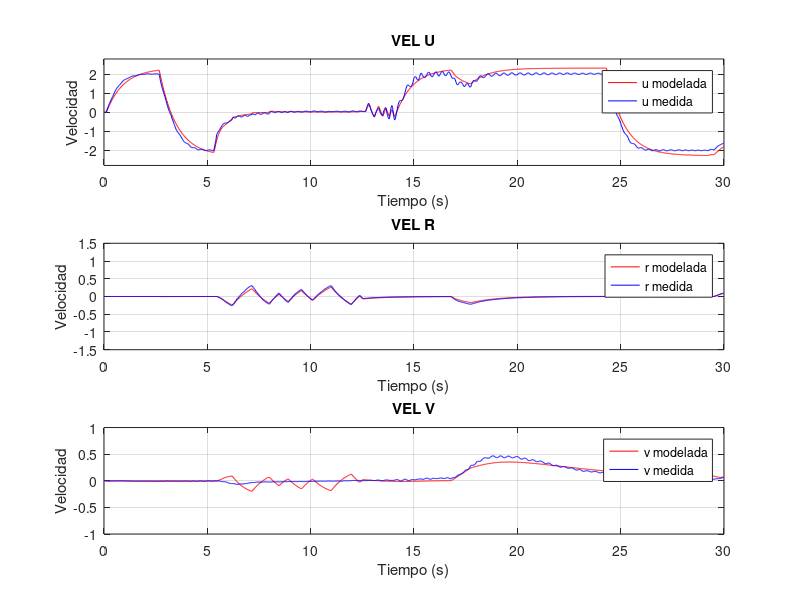

Here is the MATLAB script that generated this plot: (Note: this script raises an error after producing the figure.)
clc, clear all, close all,
% Cargar los datos de torques y tiempo desde el archivo .mat
load('muestreo_externo.mat');
load('delta_valores4_1.mat', 'delta');

% Asignar los valores de delta a variables individuales
delta_1 = delta(1);
delta_2 = delta(2);
delta_3 = delta(3);
delta_4 = delta(4);
delta_5 = delta(5);
delta_6 = delta(6);
delta_7 = delta(7);
delta_8 = delta(8);
delta_9 = delta(9);
delta_10 = delta(10);
delta_11 = delta(11);
landa = 1000;%lambda
F1=tf(landa,[1 landa ]);

u_f=lsim(F1,vel_u,t)';
v_f=lsim(F1,vel_v,t)';
r_f=lsim(F1,vel_r,t)';

% Definición de matrices del sistema
M = [delta_1, 0, 0;
     0, delta_2, delta_3;
     0, delta_3, delta_4];

D = [delta_8, 0, 0;
     0, delta_9, delta_10;
     0, delta_10, delta_11];

% Condiciones iniciales de velocidad
u = zeros(length(t),1);
v = zeros(length(t),1);
r = zeros(length(t),1);
% Torques de entrada (asumimos T_v = 0, ya que solo están T_u y T_r)
T_v = zeros(length(t),1);
IM=inv(M);
% Simulación


for k = 1:length(t) - 1
    % Estado de velocidades actuales
    vel = [u(k); v(k); r(k)];
    
    % Cálculo del vector C(vel) * vel
    C = [0, -delta_5 * r(k), - delta_6 * v(k)-delta_3*r(k);
         delta_5*r(k), 0, delta_7 * u(k);
         delta_6 * v(k)+delta_3*r(k), -delta_7 * u(k), 0];
     
    % Cálculo de las derivadas de velocidad usando: M * d_vel = T - C*vel - D*vel
    d_vel = IM*([T_u(k); T_v(k); T_r(k)] - C * vel - D * vel);
    
    % Integración de Euler para obtener las velocidades en el siguiente instante
    u(k + 1) = u(k) + d_vel(1) * ts;
    % if u(k + 1)>2
    %     u(k+1)=2;
    % elseif u(k + 1)<-2
    %     u(k+1)=-2;
    % end
    %u(k + 1) = saturacion_tanh(u(k + 1));
    v(k + 1) = v(k) + d_vel(2) * ts;
    r(k + 1) = r(k) + d_vel(3) * ts;
end


% figure;
% plot(t, T_u, 'r', 'DisplayName', 'T u');
% hold on;
% plot(t, T_r, 'b', 'DisplayName', 'T r');
% xlabel('Tiempo (s)');
% ylabel('Torques');
% title('Torques de Entrada');
% legend;
% grid on;


% Gráfica de los resultados en un subplot
figure;

% Subplot para la velocidad u
subplot(3, 1, 1); % 3 filas, 1 columna, 1ª gráfica
plot(t, u, 'r', 'DisplayName', 'u modelada');
hold on;
plot(t, vel_u, 'b', 'DisplayName', 'u medida');
xlabel('Tiempo (s)');
ylabel('Velocidad');
title('VEL U');
legend;
grid on;
ylim([-2.8, 2.8]);  % Establecer los límites de la escala en -2.5 a 2.5

% Subplot para la velocidad r
subplot(3, 1, 2); % 3 filas, 1 columna, 2ª gráfica
plot(t, r, 'r', 'DisplayName', 'r modelada');
hold on;
plot(t, vel_r, 'b', 'DisplayName', 'r medida');
xlabel('Tiempo (s)');
ylabel('Velocidad');
title('VEL R');
legend;
grid on;
ylim([-1.5, 1.5]);  % Establecer los límites de la escala en -1.5 a 1.5

% Subplot para la velocidad v
subplot(3, 1, 3); % 3 filas, 1 columna, 3ª gráfica
plot(t, v, 'r', 'DisplayName', 'v modelada');
hold on;
plot(t, vel_v, 'b', 'DisplayName', 'v medida');
xlabel('Tiempo (s)');
ylabel('Velocidad');
title('VEL V');
legend;
grid on;
ylim([-1, 1]);  % Establecer los límites de la escala en -1 a 1


% Ajuste de espacio entre subplots
sgtitle('Resultados de Velocidades') % Título general para todos los subplots
error_u=calcularECM(u,vel_u);
error_v=calcularECM(v,vel_v);
error_r=calcularECM(r,vel_r);
promedio=(error_u+error_v+error_r)/3;

% Imprime los resultados en la consola
fprintf('Error cuadrático medio de u: %.4f\n', error_u);
fprintf('Error cuadrático medio de v: %.4f\n', error_v);
fprintf('Error cuadrático medio de r: %.4f\n', error_r);
fprintf('Error cuadrático medio: %.4f\n', promedio);
function ecm = calcularECM(vector1, vector2)
    % Comprueba que los vectores tengan el mismo tamaño
    if length(vector1) ~= length(vector2)
        error('Los vectores deben tener el mismo tamaño');
    end
    
    % Calcula el error cuadrático medio
    ecm = mean((vector1 - vector2).^2);
end

function salida = saturacion_tanh(valor)
    % valor=valor*10000;
    limite = 2;
    factor_suavidad = 7.4;
    salida = limite*factor_suavidad * tanh(valor / (limite*factor_suavidad));
    % salida= salida/10000;
end